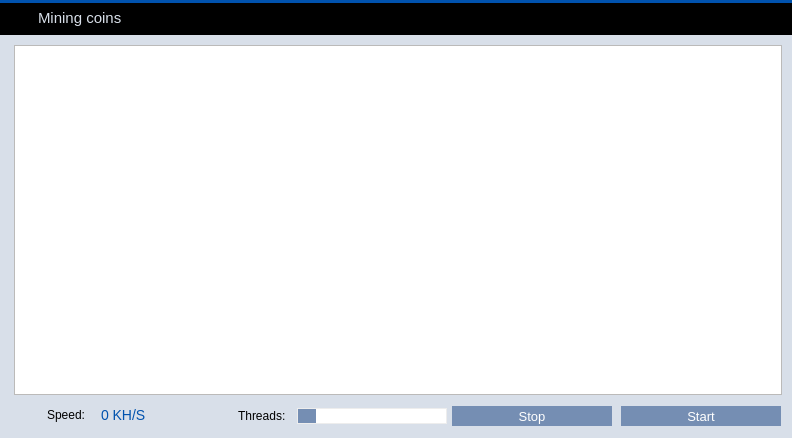
<?xml version="1.0" encoding="UTF-8"?>
<ui version="4.0">
 <class>MiningPage</class>
 <widget class="QWidget" name="MiningPage">
  <property name="geometry">
   <rect>
    <x>0</x>
    <y>0</y>
    <width>792</width>
    <height>438</height>
   </rect>
  </property>
  <property name="palette">
   <palette>
    <active>
     <colorrole role="Button">
      <brush brushstyle="SolidPattern">
       <color alpha="255">
        <red>233</red>
        <green>217</green>
        <blue>216</blue>
       </color>
      </brush>
     </colorrole>
     <colorrole role="Base">
      <brush brushstyle="SolidPattern">
       <color alpha="255">
        <red>233</red>
        <green>217</green>
        <blue>216</blue>
       </color>
      </brush>
     </colorrole>
     <colorrole role="Window">
      <brush brushstyle="SolidPattern">
       <color alpha="255">
        <red>233</red>
        <green>217</green>
        <blue>216</blue>
       </color>
      </brush>
     </colorrole>
     <colorrole role="Highlight">
      <brush brushstyle="SolidPattern">
       <color alpha="255">
        <red>235</red>
        <green>235</green>
        <blue>235</blue>
       </color>
      </brush>
     </colorrole>
     <colorrole role="HighlightedText">
      <brush brushstyle="SolidPattern">
       <color alpha="255">
        <red>171</red>
        <green>127</green>
        <blue>130</blue>
       </color>
      </brush>
     </colorrole>
    </active>
    <inactive>
     <colorrole role="Button">
      <brush brushstyle="SolidPattern">
       <color alpha="255">
        <red>233</red>
        <green>217</green>
        <blue>216</blue>
       </color>
      </brush>
     </colorrole>
     <colorrole role="Base">
      <brush brushstyle="SolidPattern">
       <color alpha="255">
        <red>233</red>
        <green>217</green>
        <blue>216</blue>
       </color>
      </brush>
     </colorrole>
     <colorrole role="Window">
      <brush brushstyle="SolidPattern">
       <color alpha="255">
        <red>233</red>
        <green>217</green>
        <blue>216</blue>
       </color>
      </brush>
     </colorrole>
     <colorrole role="Highlight">
      <brush brushstyle="SolidPattern">
       <color alpha="255">
        <red>235</red>
        <green>235</green>
        <blue>235</blue>
       </color>
      </brush>
     </colorrole>
     <colorrole role="HighlightedText">
      <brush brushstyle="SolidPattern">
       <color alpha="255">
        <red>171</red>
        <green>127</green>
        <blue>130</blue>
       </color>
      </brush>
     </colorrole>
    </inactive>
    <disabled>
     <colorrole role="Button">
      <brush brushstyle="SolidPattern">
       <color alpha="255">
        <red>233</red>
        <green>217</green>
        <blue>216</blue>
       </color>
      </brush>
     </colorrole>
     <colorrole role="Base">
      <brush brushstyle="SolidPattern">
       <color alpha="255">
        <red>233</red>
        <green>217</green>
        <blue>216</blue>
       </color>
      </brush>
     </colorrole>
     <colorrole role="Window">
      <brush brushstyle="SolidPattern">
       <color alpha="255">
        <red>233</red>
        <green>217</green>
        <blue>216</blue>
       </color>
      </brush>
     </colorrole>
     <colorrole role="Highlight">
      <brush brushstyle="SolidPattern">
       <color alpha="255">
        <red>240</red>
        <green>240</green>
        <blue>240</blue>
       </color>
      </brush>
     </colorrole>
     <colorrole role="HighlightedText">
      <brush brushstyle="SolidPattern">
       <color alpha="255">
        <red>171</red>
        <green>127</green>
        <blue>130</blue>
       </color>
      </brush>
     </colorrole>
    </disabled>
   </palette>
  </property>
  <property name="windowTitle">
   <string>Form</string>
  </property>
  <property name="styleSheet">
   <string notr="true"/>
  </property>
  <layout class="QVBoxLayout" name="verticalLayout">
   <property name="spacing">
    <number>0</number>
   </property>
   <property name="leftMargin">
    <number>0</number>
   </property>
   <property name="topMargin">
    <number>0</number>
   </property>
   <property name="rightMargin">
    <number>0</number>
   </property>
   <property name="bottomMargin">
    <number>0</number>
   </property>
   <item>
    <widget class="Line" name="lineBefore">
     <property name="styleSheet">
      <string notr="true">background-color: #0052AE;</string>
     </property>
     <property name="frameShadow">
      <enum>QFrame::Raised</enum>
     </property>
     <property name="lineWidth">
      <number>0</number>
     </property>
     <property name="orientation">
      <enum>Qt::Horizontal</enum>
     </property>
    </widget>
   </item>
   <item>
    <widget class="QWidget" name="wHeader" native="true">
     <property name="minimumSize">
      <size>
       <width>0</width>
       <height>32</height>
      </size>
     </property>
     <property name="maximumSize">
      <size>
       <width>16777215</width>
       <height>32</height>
      </size>
     </property>
     <property name="styleSheet">
      <string notr="true">#wHeader {
	background-color: black;
}</string>
     </property>
     <property name="is_header" stdset="0">
      <bool>true</bool>
     </property>
     <widget class="QLabel" name="label_37">
      <property name="geometry">
       <rect>
        <x>13</x>
        <y>1</y>
        <width>30</width>
        <height>30</height>
       </rect>
      </property>
      <property name="sizePolicy">
       <sizepolicy hsizetype="Preferred" vsizetype="Preferred">
        <horstretch>0</horstretch>
        <verstretch>0</verstretch>
       </sizepolicy>
      </property>
      <property name="minimumSize">
       <size>
        <width>30</width>
        <height>30</height>
       </size>
      </property>
      <property name="maximumSize">
       <size>
        <width>30</width>
        <height>30</height>
       </size>
      </property>
      <property name="text">
       <string/>
      </property>
      <property name="pixmap">
       <pixmap>:/res/mining_title.png</pixmap>
      </property>
     </widget>
     <widget class="QLabel" name="label_38">
      <property name="geometry">
       <rect>
        <x>38</x>
        <y>6</y>
        <width>94</width>
        <height>18</height>
       </rect>
      </property>
      <property name="font">
       <font>
        <pointsize>11</pointsize>
        <stylestrategy>PreferAntialias</stylestrategy>
       </font>
      </property>
      <property name="styleSheet">
       <string notr="true">QLabel {
	color: #D8DFE9;
}</string>
      </property>
      <property name="text">
       <string>Mining coins</string>
      </property>
      <property name="buddy">
       <cstring></cstring>
      </property>
     </widget>
    </widget>
   </item>
   <item>
    <widget class="QWidget" name="wContainer" native="true">
     <property name="styleSheet">
      <string notr="true">#wContainer {
	background-color: #D8DFE9;
}</string>
     </property>
     <widget class="QTextEdit" name="miningLog">
      <property name="geometry">
       <rect>
        <x>14</x>
        <y>10</y>
        <width>768</width>
        <height>350</height>
       </rect>
      </property>
      <property name="minimumSize">
       <size>
        <width>0</width>
        <height>100</height>
       </size>
      </property>
      <property name="palette">
       <palette>
        <active>
         <colorrole role="Button">
          <brush brushstyle="SolidPattern">
           <color alpha="255">
            <red>242</red>
            <green>241</green>
            <blue>240</blue>
           </color>
          </brush>
         </colorrole>
         <colorrole role="Base">
          <brush brushstyle="SolidPattern">
           <color alpha="255">
            <red>255</red>
            <green>255</green>
            <blue>255</blue>
           </color>
          </brush>
         </colorrole>
         <colorrole role="Window">
          <brush brushstyle="SolidPattern">
           <color alpha="255">
            <red>242</red>
            <green>241</green>
            <blue>240</blue>
           </color>
          </brush>
         </colorrole>
        </active>
        <inactive>
         <colorrole role="Button">
          <brush brushstyle="SolidPattern">
           <color alpha="255">
            <red>242</red>
            <green>241</green>
            <blue>240</blue>
           </color>
          </brush>
         </colorrole>
         <colorrole role="Base">
          <brush brushstyle="SolidPattern">
           <color alpha="255">
            <red>255</red>
            <green>255</green>
            <blue>255</blue>
           </color>
          </brush>
         </colorrole>
         <colorrole role="Window">
          <brush brushstyle="SolidPattern">
           <color alpha="255">
            <red>242</red>
            <green>241</green>
            <blue>240</blue>
           </color>
          </brush>
         </colorrole>
        </inactive>
        <disabled>
         <colorrole role="Button">
          <brush brushstyle="SolidPattern">
           <color alpha="255">
            <red>242</red>
            <green>241</green>
            <blue>240</blue>
           </color>
          </brush>
         </colorrole>
         <colorrole role="Base">
          <brush brushstyle="SolidPattern">
           <color alpha="255">
            <red>242</red>
            <green>241</green>
            <blue>240</blue>
           </color>
          </brush>
         </colorrole>
         <colorrole role="Window">
          <brush brushstyle="SolidPattern">
           <color alpha="255">
            <red>242</red>
            <green>241</green>
            <blue>240</blue>
           </color>
          </brush>
         </colorrole>
        </disabled>
       </palette>
      </property>
      <property name="styleSheet">
       <string notr="true"> QScrollBar:vertical {
     border: 0px solid grey;
     background: white;
     width: 9px;
     margin: 0px 0px 0 0px;
 }
 QScrollBar::handle:vertical {
     background: #D8DFE9;
     min-width: 20px;
 }</string>
      </property>
      <property name="readOnly">
       <bool>true</bool>
      </property>
      <property name="tabKeyNavigation" stdset="0">
       <bool>false</bool>
      </property>
      <property name="columnCount" stdset="0">
       <number>2</number>
      </property>
     </widget>
     <widget class="QLabel" name="label">
      <property name="geometry">
       <rect>
        <x>238</x>
        <y>373</y>
        <width>57</width>
        <height>15</height>
       </rect>
      </property>
      <property name="text">
       <string>Threads:</string>
      </property>
     </widget>
     <widget class="QLabel" name="label_2">
      <property name="geometry">
       <rect>
        <x>47</x>
        <y>372</y>
        <width>57</width>
        <height>15</height>
       </rect>
      </property>
      <property name="text">
       <string>Speed:</string>
      </property>
     </widget>
     <widget class="QLabel" name="lSpeed">
      <property name="geometry">
       <rect>
        <x>101</x>
        <y>369</y>
        <width>110</width>
        <height>23</height>
       </rect>
      </property>
      <property name="sizePolicy">
       <sizepolicy hsizetype="Preferred" vsizetype="Preferred">
        <horstretch>0</horstretch>
        <verstretch>0</verstretch>
       </sizepolicy>
      </property>
      <property name="minimumSize">
       <size>
        <width>110</width>
        <height>0</height>
       </size>
      </property>
      <property name="palette">
       <palette>
        <active>
         <colorrole role="WindowText">
          <brush brushstyle="SolidPattern">
           <color alpha="255">
            <red>0</red>
            <green>82</green>
            <blue>174</blue>
           </color>
          </brush>
         </colorrole>
         <colorrole role="Text">
          <brush brushstyle="SolidPattern">
           <color alpha="255">
            <red>0</red>
            <green>82</green>
            <blue>174</blue>
           </color>
          </brush>
         </colorrole>
         <colorrole role="ButtonText">
          <brush brushstyle="SolidPattern">
           <color alpha="255">
            <red>0</red>
            <green>82</green>
            <blue>174</blue>
           </color>
          </brush>
         </colorrole>
        </active>
        <inactive>
         <colorrole role="WindowText">
          <brush brushstyle="SolidPattern">
           <color alpha="255">
            <red>0</red>
            <green>82</green>
            <blue>174</blue>
           </color>
          </brush>
         </colorrole>
         <colorrole role="Text">
          <brush brushstyle="SolidPattern">
           <color alpha="255">
            <red>0</red>
            <green>82</green>
            <blue>174</blue>
           </color>
          </brush>
         </colorrole>
         <colorrole role="ButtonText">
          <brush brushstyle="SolidPattern">
           <color alpha="255">
            <red>0</red>
            <green>82</green>
            <blue>174</blue>
           </color>
          </brush>
         </colorrole>
        </inactive>
        <disabled>
         <colorrole role="WindowText">
          <brush brushstyle="SolidPattern">
           <color alpha="255">
            <red>0</red>
            <green>82</green>
            <blue>174</blue>
           </color>
          </brush>
         </colorrole>
         <colorrole role="Text">
          <brush brushstyle="SolidPattern">
           <color alpha="255">
            <red>0</red>
            <green>82</green>
            <blue>174</blue>
           </color>
          </brush>
         </colorrole>
         <colorrole role="ButtonText">
          <brush brushstyle="SolidPattern">
           <color alpha="255">
            <red>0</red>
            <green>82</green>
            <blue>174</blue>
           </color>
          </brush>
         </colorrole>
        </disabled>
       </palette>
      </property>
      <property name="font">
       <font>
        <pointsize>-1</pointsize>
       </font>
      </property>
      <property name="styleSheet">
       <string notr="true">QLabel {
	color: #0052AE;
	font-size: 14px;
}</string>
      </property>
      <property name="text">
       <string notr="true">0 KH/S</string>
      </property>
      <property name="wordWrap">
       <bool>false</bool>
      </property>
      <property name="textInteractionFlags">
       <set>Qt::TextSelectableByMouse</set>
      </property>
     </widget>
     <widget class="QSlider" name="procSlider">
      <property name="enabled">
       <bool>true</bool>
      </property>
      <property name="geometry">
       <rect>
        <x>297</x>
        <y>373</y>
        <width>150</width>
        <height>16</height>
       </rect>
      </property>
      <property name="styleSheet">
       <string notr="true">QSlider::groove {
	border: 1px solid #ededed;
	background-color: white;
	min-height: 20px;
}
QSlider::groove:disabled {
	background-color: #e0e0e0;
}

QSlider::handle {
	border: none;
	background-color: #758EB3;
    width: 18px;
}
QSlider::handle:hover {
	background-color: #0099CC;
}
QSlider::handle:pressed {
	background-color: #0099CC;
}
</string>
      </property>
      <property name="minimum">
       <number>1</number>
      </property>
      <property name="maximum">
       <number>1</number>
      </property>
      <property name="orientation">
       <enum>Qt::Horizontal</enum>
      </property>
     </widget>
     <widget class="QPushButton" name="bStopMining">
      <property name="geometry">
       <rect>
        <x>452</x>
        <y>371</y>
        <width>160</width>
        <height>20</height>
       </rect>
      </property>
      <property name="font">
       <font>
        <pointsize>10</pointsize>
        <stylestrategy>PreferAntialias</stylestrategy>
       </font>
      </property>
      <property name="styleSheet">
       <string notr="true">QPushButton {
	background-color: #758EB3;
	color: #FFFFFF;
	border: 0px solid gray;
	max-height: 20px;
	min-height: 20px;
	max-width: 160px;
	min-width: 160px;
}

QPushButton:hover {
	background-color: #0099CC;
}

QPushButton:pressed:flat {
	background-color: #9D0B17;
}</string>
      </property>
      <property name="text">
       <string>Stop</string>
      </property>
      <property name="default">
       <bool>false</bool>
      </property>
      <property name="flat">
       <bool>true</bool>
      </property>
     </widget>
     <widget class="QPushButton" name="bStartMining">
      <property name="geometry">
       <rect>
        <x>621</x>
        <y>371</y>
        <width>160</width>
        <height>20</height>
       </rect>
      </property>
      <property name="font">
       <font>
        <pointsize>10</pointsize>
        <stylestrategy>PreferAntialias</stylestrategy>
       </font>
      </property>
      <property name="styleSheet">
       <string notr="true">QPushButton {
	background-color: #758EB3;
	color: #FFFFFF;
	border: 0px solid gray;
	max-height: 20px;
	min-height: 20px;
	max-width: 160px;
	min-width: 160px;
}

QPushButton:hover {
	background-color: #0099CC;
}

QPushButton:pressed:flat {
	background-color: #9D0B17;
}</string>
      </property>
      <property name="text">
       <string>Start</string>
      </property>
      <property name="default">
       <bool>true</bool>
      </property>
      <property name="flat">
       <bool>true</bool>
      </property>
     </widget>
    </widget>
   </item>
  </layout>
 </widget>
 <resources/>
 <connections/>
</ui>
